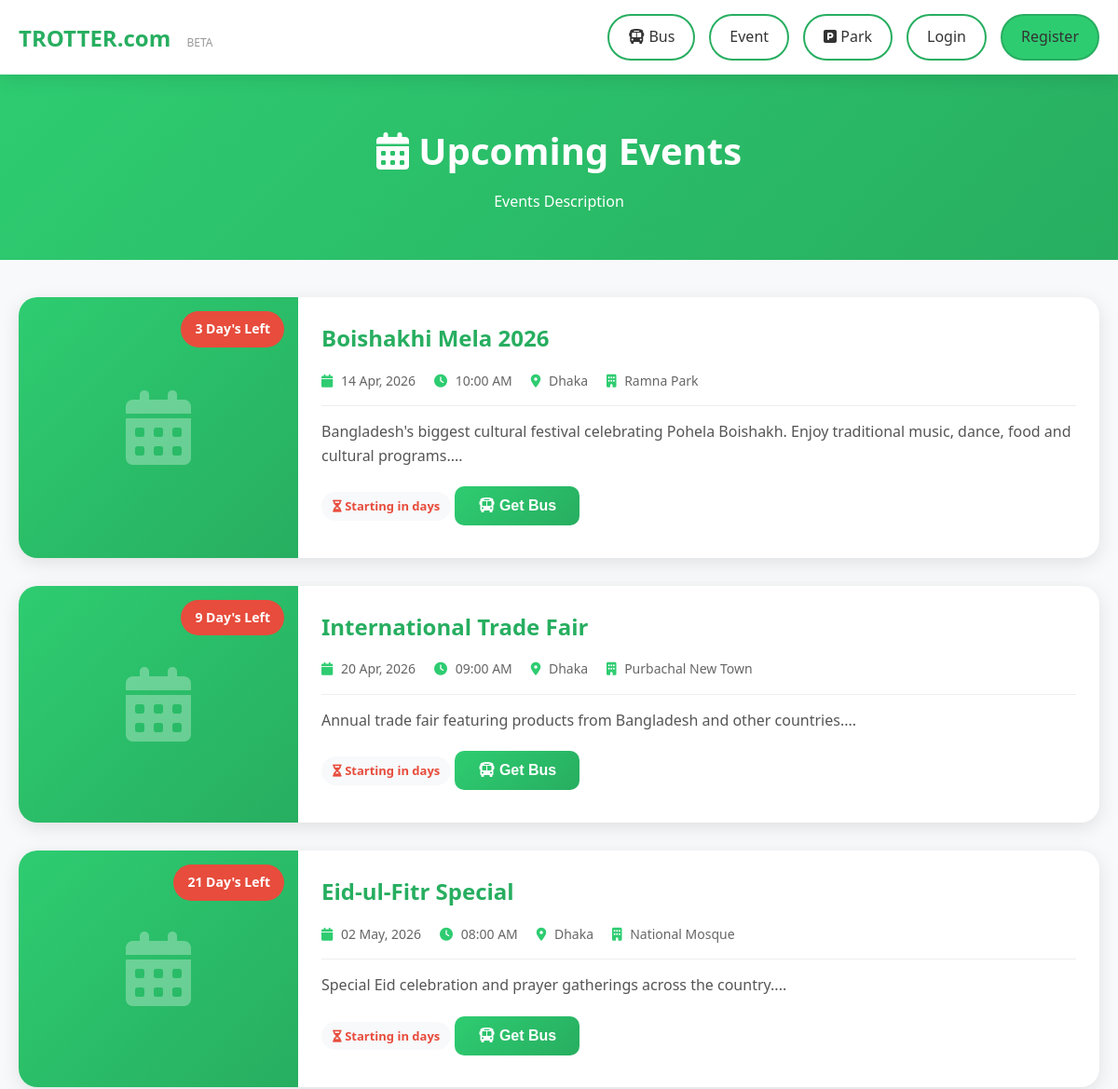
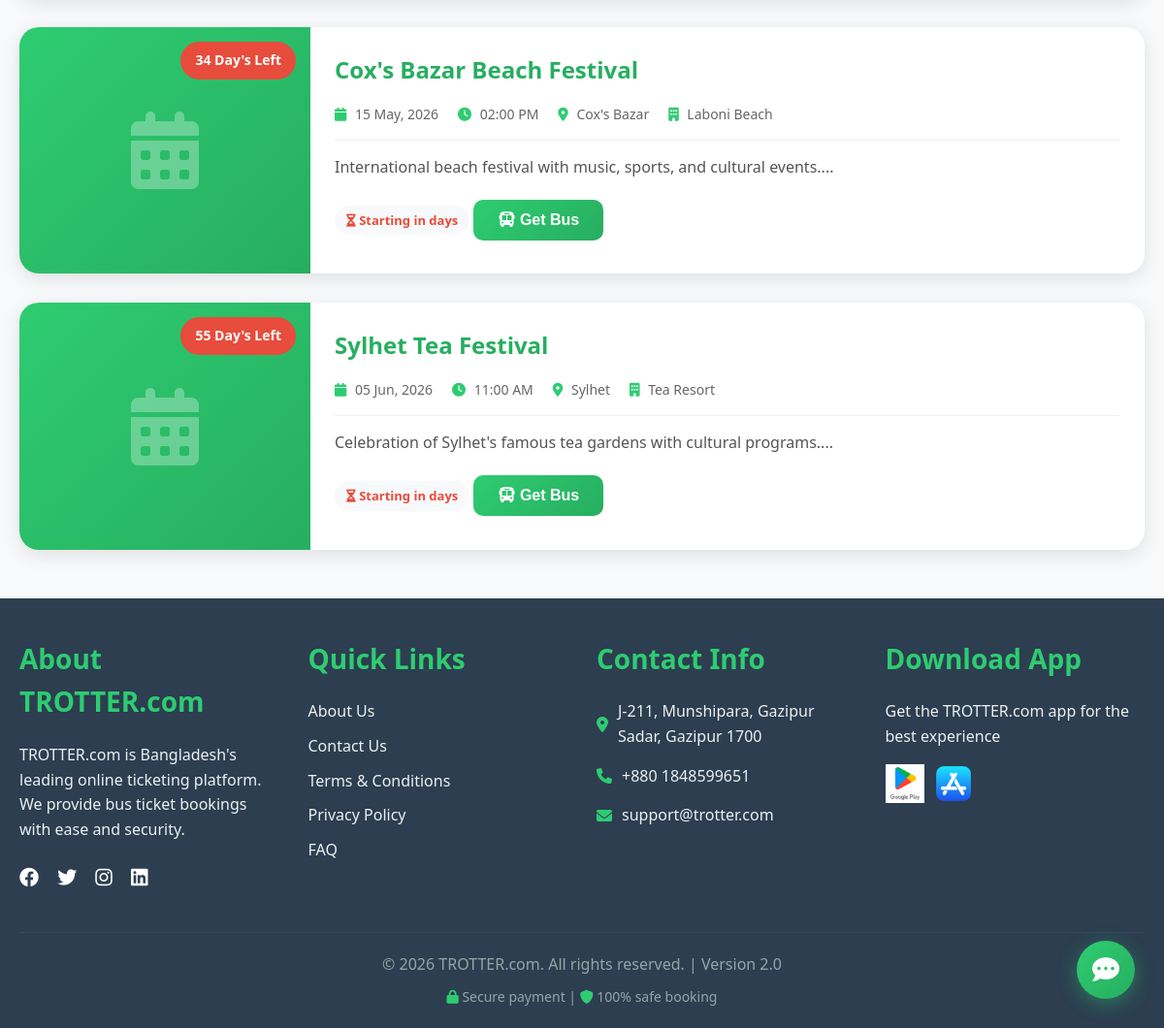
Screenshot of /bus-ticket-system/pages/event.php with the database file from the repository (2 pictures, top to bottom).
### tables this page shows
CREATE TABLE `events` (
  `id` int(11) NOT NULL,
  `title` varchar(200) NOT NULL,
  `description` text DEFAULT NULL,
  `event_date` date NOT NULL,
  `event_time` time DEFAULT NULL,
  `end_date` date DEFAULT NULL,
  `location` varchar(200) DEFAULT NULL,
  `venue` varchar(200) DEFAULT NULL,
  `image_path` varchar(255) DEFAULT NULL,
  `from_city` varchar(100) DEFAULT NULL,
  `to_city` varchar(100) DEFAULT NULL,
  `days_left` int(11) DEFAULT NULL,
  `status` enum('upcoming','ongoing','completed') DEFAULT 'upcoming',
  `created_at` timestamp NOT NULL DEFAULT current_timestamp()
);

### bus-ticket-system/includes/config.php (called while the page is built, shortened)
<?php
$current_lang = $_SESSION['language'];
$lang = [];
$lang['en'] = [
    'home' => 'Home',
    'bus' => 'Bus',
    'air' => 'Air',
    'train' => 'Train',
    'launch' => 'Launch',
    'event' => 'Event',
    'park' => 'Park',
    'login' => 'Login',
    'register' => 'Register',
    'logout' => 'Logout',
    'my_profile' => 'My Profile',
    'my_bookings' => 'My Bookings',
    'settings' => 'Settings',
    'welcome' => 'Welcome to',
    'leading_platform' => "Bangladesh's Leading Online Ticketing Platform",
    'one_way' => 'One Way',
    'round_trip' => 'Round Trip',
    'from' => 'From',
    'to' => 'To',
    'journey_date' => 'Journey Date',
    'return_date' => 'Return Date',
    'search' => 'SEARCH',
    'select_city' => 'Select City',
    'our_services' => 'Our Services',
    'book_bus_tickets' => 'Book bus tickets',
    'flight_tickets' => 'Flight tickets',
    'rail_tickets' => 'Rail tickets',
    'launch_tickets' => 'Launch tickets',
    'event_tickets' => 'Event tickets',
    'parking_tickets' => 'Parking tickets',
    'discover_trending' => 'Discover Trending Destinations',
    'secure_payment' => 'Secure Payment',
    'secure_transactions' => '100% secure transactions',
    'support_247' => '24/7 Support',
    'support_text' => 'Customer support anytime',
    'easy_cancellation' => 'Easy Cancellation',
    'cancel_easily' => 'Cancel tickets easily',
    'mobile_app' => 'Mobile App',
    'book_on_go' => 'Book on the go',
    'whatsapp_booking' => 'Book Bus Tickets on WhatsApp!',
    'whatsapp_text' => 'Save 16374 to start booking via WhatsApp',
    'chat_whatsapp' => 'Chat on WhatsApp',
    'download_app' => 'Download Our App',
    'download_text' => 'Get the best experience with our mobile app',
    'google_play' => 'Google Play',
    'app_store' => 'App Store',
    'about_us' => 'About Us',
    'contact_us' => 'Contact Us',
    'terms_conditions' => 'Terms & Conditions',
    'privacy_policy' => 'Privacy Policy',
    'faq' => 'FAQ',
    'copyright' => 'All rights reserved',
    'version' => 'Version',
    'secure_payment_text' => 'Secure payment',
    'safe_booking' => '100% safe booking'
];
$lang['bn'] = [
    'home' => 'হোম',
    'bus' => 'বাস',
    'air' => 'এয়ার',
    'train' => 'ট্রেন',
    'launch' => 'লঞ্চ',
    'event' => 'ইভেন্ট',
    'park' => 'পার্ক',
    'login' => 'লগইন',
    'register' => 'রেজিস্টার',
    'logout' => 'লগআউট',
    'my_profile' => 'আমার প্রোফাইল',
    'my_bookings' => 'আমার বুকিং',
    'settings' => 'সেটিংস',
    'welcome' => 'স্বাগতম',
    'leading_platform' => 'বাংলাদেশের শীর্ষস্থানীয় অনলাইন টিকেটিং প্ল্যাটফর্ম',
    'one_way' => 'এক পথ',
    'round_trip' => 'দুই পথ',
    'from' => 'যেখান থেকে',
    'to' => 'যেখানে',
    'journey_date' => 'ভ্রমণের তারিখ',
    'return_date' => 'ফেরার তারিখ',
    'search' => 'খুঁজুন',
    'select_city' => 'শহর নির্বাচন করুন',
    'our_services' => 'আমাদের সেবাসমূহ',
    'book_bus_tickets' => 'বাস টিকেট বুক করুন',
    'flight_tickets' => 'ফ্লাইট টিকেট',
    'rail_tickets' => 'ট্রেন টিকেট',
    'launch_tickets' => 'লঞ্চ টিকেট',
    'event_tickets' => 'ইভেন্ট টিকেট',
    'parking_tickets' => 'পার্কিং টিকেট',
    'discover_trending' => 'জনপ্রিয় গন্তব্যস্থল',
    'secure_payment' => 'নিরাপদ পেমেন্ট',
    'secure_transactions' => '১০০% নিরাপদ লেনদেন',
    'support_247' => '২৪/৭ সাপোর্ট',
    'support_text' => 'যেকোনো সময় সাপোর্ট',
    'easy_cancellation' => 'সহজ বাতিল',
    'cancel_easily' => 'সহজে টিকেট বাতিল',
    'mobile_app' => 'মোবাইল অ্যাপ',
    'book_on_go' => 'যেকোনো সময় বুকিং',
    'whatsapp_booking' => 'হোয়াটসঅ্যাপে বাস টিকেট বুক করুন!',
    'whatsapp_text' => '১৬৩৭৪ সেভ করে হোয়াটসঅ্যাপে বুকিং শুরু করুন',
    'chat_whatsapp' => 'হোয়াটসঅ্যাপে চ্যাট করুন',
    'download_app' => 'আমাদের অ্যাপ ডাউনলোড করুন',
    'download_text' => 'আমাদের মোবাইল অ্যাপ দিয়ে সেরা অভিজ্ঞতা নিন',
    'google_play' => 'গুগল প্লে',
    'app_store' => 'অ্যাপ স্টোর',
    'about_us' => 'আমাদের সম্পর্কে',
    'contact_us' => 'যোগাযোগ',
    'terms_conditions' => 'শর্তাবলী',
    'privacy_policy' => 'গোপনীয়তা নীতি',
    'faq' => 'জিজ্ঞাসা',
    'copyright' => 'সকল অধিকার সংরক্ষিত',
    'version' => 'সংস্করণ',
    'secure_payment_text' => 'নিরাপদ পেমেন্ট',
    'safe_booking' => '১০০% নিরাপদ বুকিং'
];
function __($key) {
    global $lang, $current_lang;
    return isset($lang[$current_lang][$key]) ? $lang[$current_lang][$key] : (isset($lang['en'][$key]) ? $lang['en'][$key] : $key);
}
?>

### bus-ticket-system/pages/event.php (the view, shortened to what this page needs)
<?php
require_once '../includes/config.php';
$query = "SELECT * FROM events WHERE status = 'upcoming' AND event_date >= CURDATE() ORDER BY event_date ASC";
$result = mysqli_query($conn, $query);
?>
<!DOCTYPE html>
<html lang="<?php echo $current_lang == 'bn' ? 'bn' : 'en'; ?>">
<head>
    <link rel="stylesheet" href="../assets/css/style.css">
    <link rel="stylesheet" href="https://cdnjs.cloudflare.com/ajax/libs/font-awesome/6.0.0/css/all.min.css">
</head>
<body>
    <?php include '../includes/header.php'; ?>
    <div class="events-hero">
        <div class="container">
            <h1><i class="fas fa-calendar-alt"></i> <?php echo __('Upcoming Events'); ?></h1>
            <p><?php echo __('Events Description'); ?></p>
        </div>
    </div>
    <div class="events-container">
        <?php if(mysqli_num_rows($result) > 0): ?>
            <?php while($event = mysqli_fetch_assoc($result)):
                $event_date = new DateTime($event['event_date']);
                $today = new DateTime();
                $diff = $today->diff($event_date);
                $days = $diff->days;
            ?>
                <div class="event-card">
<div class="event-image">
    <?php if($event['image_path'] && file_exists('../' . $event['image_path'])): ?>
        <img src="../<?php echo $event['image_path']; ?>" alt="<?php echo $event['title']; ?>" style="width:100%; height:100%; object-fit:cover;">
    <?php else: ?>
        <i class="fas fa-calendar-alt"></i>
    <?php endif; ?>
    <div class="days-badge">
        <?php if($days == 0): ?>
            <?php echo __('today'); ?>
        <?php elseif($days == 1): ?>
            <?php echo __('tomorrow'); ?>
        <?php else: ?>
            <?php echo $days . ' ' . __('Day\'s Left'); ?>
        <?php endif; ?>
    </div>
</div>
                    <div class="event-info">
                        <h3 class="event-title"><?php echo $event['title']; ?></h3>
                        <div class="event-meta">
                            <span><i class="fas fa-calendar"></i> <?php echo date('d M, Y', strtotime($event['event_date'])); ?></span>
                            <?php if($event['event_time']): ?>
                                <span><i class="fas fa-clock"></i> <?php echo date('h:i A', strtotime($event['event_time'])); ?></span>
                            <?php endif; ?>
                            <span><i class="fas fa-map-marker-alt"></i> <?php echo $event['location']; ?></span>
                            <?php if($event['venue']): ?>
                                <span><i class="fas fa-building"></i> <?php echo $event['venue']; ?></span>
                            <?php endif; ?>
                        </div>
                        <p class="event-description"><?php echo substr($event['description'], 0, 200); ?>...</p>
                        <div class="event-days">
                            <i class="fas fa-hourglass-half"></i>
                            <?php
                            if($days == 0) echo __('Starting today');
                            elseif($days == 1) echo __('Starting tomorrow');
                            else echo sprintf(__('Starting in days'), $days);
                            ?>
                        </div>
                        <button class="btn-get-bus" onclick="searchBusForEvent('<?php echo $event['from_city']; ?>', '<?php echo $event['to_city']; ?>')">
                            <i class="fas fa-bus"></i> <?php echo __('Get Bus'); ?>
                        </button>
                    </div>
                </div>
            <?php endwhile; ?>
        <?php endif; ?>
    </div>
    <?php include '../includes/footer.php'; ?>
</body>
</html>

### rows the page displays
events: event_date "3", title "Boishakhi Mela 2026", event_date "14 Apr, 2026", event_time "10:00 AM", location "Dhaka", venue "Ramna Park", description "Bangladesh's biggest cultural festival celebrating Pohela Boishakh. Enjoy traditional music, dance, food and cultural programs.", event_date "Starting in days"
events: event_date "9", title "International Trade Fair", event_date "20 Apr, 2026", event_time "09:00 AM", location "Dhaka", venue "Purbachal New Town", description "Annual trade fair featuring products from Bangladesh and other countries.", event_date "Starting in days"
events: event_date "21", title "Eid-ul-Fitr Special", event_date "02 May, 2026", event_time "08:00 AM", location "Dhaka", venue "National Mosque", description "Special Eid celebration and prayer gatherings across the country.", event_date "Starting in days"
events: event_date "34", title "Cox's Bazar Beach Festival", event_date "15 May, 2026", event_time "02:00 PM", location "Cox's Bazar", venue "Laboni Beach", description "International beach festival with music, sports, and cultural events.", event_date "Starting in days"
events: event_date "55", title "Sylhet Tea Festival", event_date "05 Jun, 2026", event_time "11:00 AM", location "Sylhet", venue "Tea Resort", description "Celebration of Sylhet's famous tea gardens with cultural programs.", event_date "Starting in days"

### other values shown
SITE_NAME "TROTTER.com"
__('event') "Event"
__('Upcoming Events') "Upcoming Events"
__('Events Description') "Events Description"
